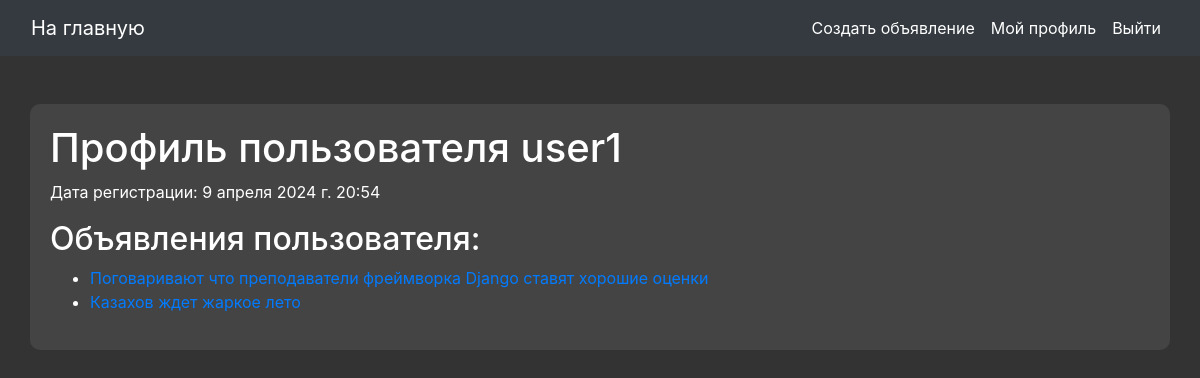
Screenshot of /profile/ (signed in) with the database file from the repository.
### app/models.py (models this page shows)
class Ad(models.Model):
    title = models.CharField(max_length=100)
    description = models.TextField()
    author = models.ForeignKey(User, on_delete=models.CASCADE)
    created_at = models.DateTimeField(auto_now_add=True)
    image = models.ImageField(upload_to='images/', blank=True)

### app/views.py (the view)
# urls.py: path('profile/', profile_view, name='profile'),
def profile_view(request, user_id=None):
    if user_id:
        profile_user = User.objects.get(pk=user_id)
    else:
        profile_user = request.user
    ads = Ad.objects.filter(author=profile_user)
    date_joined = profile_user.date_joined
    return render(request, 'profile_view.html', {'profile_user': profile_user, 'ads': ads, 'date_joined': date_joined})

### templates/profile_view.html (shortened to what this page needs)
{% extends 'base.html' %}
{% block content %}
<h1>Профиль пользователя {{ profile_user.username }}</h1>
<p>Дата регистрации: {{ date_joined }}</p>
<h2>Объявления пользователя:</h2>
<ul>
    {% for ad in ads %}
    <li>
        <a href="{% url 'ad_detail' ad.pk %}">{{ ad.title }}</a>
    </li>
    {% endfor %}
</ul>
{% endblock %}

### templates/base.html (style rules this page uses)
body { background-color: #333; color: #fff; }

### rows the page displays
Ad: title "Поговаривают что преподаватели фреймворка Django ставят хорошие оценки"
Ad: title "Казахов ждет жаркое лето"

### other values shown
{{ profile_user.username }} "user1"
{{ date_joined }} "9 апреля 2024 г. 20:54"
